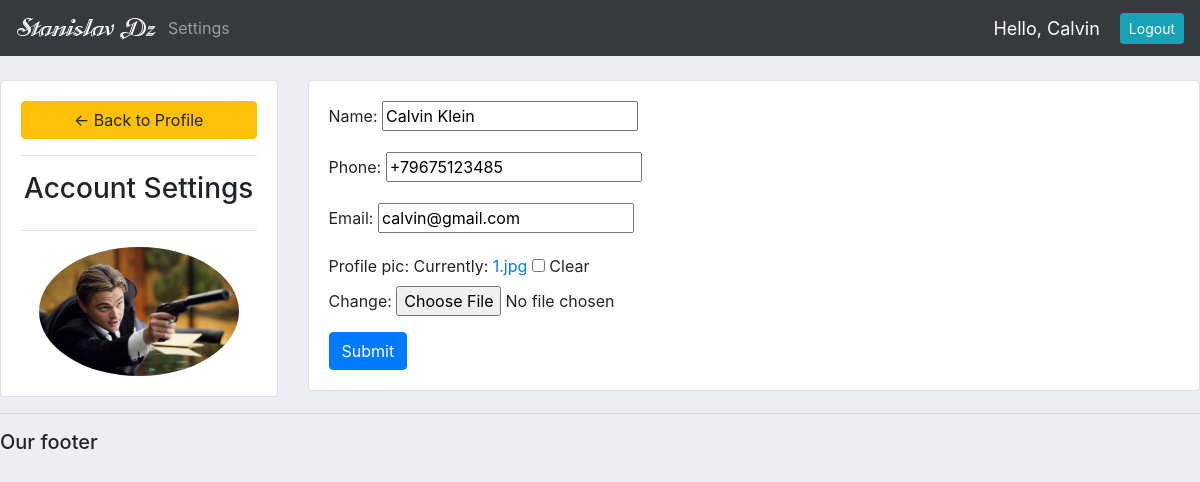
/account/ (signed in), run on the app's committed database.
### accounts/models.py (models this page shows, shortened)
class Customer(models.Model):
    user = models.OneToOneField(User, null=True, blank=True, on_delete=models.CASCADE)
    name = models.CharField(max_length=200, null=True)
    phone = models.CharField(max_length=200, null=True)
    email = models.CharField(max_length=200, null=True)
    profile_pic = models.ImageField(default='profile1.png', null=True, blank=True)
    date_created = models.DateTimeField(auto_now_add=True)

### accounts/decorators.py (the view)
        def wrapper_func(request, *args, **kwargs):
            group = None
            if request.user.groups.exists():
                group = request.user.groups.all()[0].name
            if group in allowed_roles:
                return view_func(request, *args, **kwargs)
            else:
                return HttpResponse('You are not authorized to view this page')

### accounts/forms.py
class CustomerForm(ModelForm):
    class Meta:
        model = Customer
        fields = '__all__'
        exclude = ['user',]

### accounts/views.py (called while the page is built)
@login_required(login_url='login')
@allowed_users(allowed_roles=['customer'])
def accountSettings(request):
    customer = request.user.customer
    form = CustomerForm(instance=customer)
    if request.method == 'POST':
        form = CustomerForm(request.POST, request.FILES, instance=customer)
        if form.is_valid():
            form.save()
    context = {'form': form}
    return render(request, 'accounts/account_settings.html', context)

### accounts/templates/accounts/account_settings.html (shortened to what this page needs)
{%  extends 'accounts/main.html' %}
{% load static %}
{% block content %}
<br>
<div class="row">
	<div class="col-md-3">
		<div class="card card-body">
			<a class="btn btn-warning" href="{% url 'home' %}"> &#8592; Back to Profile</a>
			<hr>
			<h3 style="text-align: center">Account Settings</h3>
			<hr>
			<img class="profile-pic" src="{{request.user.customer.profile_pic.url}}" >
		</div>
	</div>
	<div class="col-md-9">
		<div class="card card-body">
			<form method="POST" action="" enctype="multipart/form-data">
				{{form.as_p}}
			<input class="btn btn-primary" type="submit" name="Update Information">
			</form>
		</div>
	</div>
</div>
{% endblock %}

### accounts/templates/accounts/navbar.html (shortened to what this page needs)
{% load static %}
<nav class="navbar navbar-expand-lg navbar-dark bg-dark">
  <img src="{% static 'images/logo.png' %}">
  <div class="collapse navbar-collapse" id="navbarNav">
    <ul class="navbar-nav">
        {% if request.user.is_staff %}
      <li class="nav-item active">
        <a class="nav-link" href="{% url 'home' %}">Dashboard</a>
      </li>
      <li class="nav-item">
        <a class="nav-link" href="{% url 'products' %}">Products</a>
      </li>
            {% else %}
            <li class="nav-item">
        <a class="nav-link" href="{% url 'account' %}">Settings</a>
      </li>
        {% endif %}
    </ul>
  </div>
    <span class="hello-msg">Hello, {{ request.user }} </span>
    <span><a class="btn btn-sm btn-info" href="{% url 'logout' %}">Logout</a> </span>
</nav>

### static/css/main.css (style rules this page uses)
body { background-color: #ebeff5; }

### accounts/templates/accounts/navbar.html (style rules this page uses)
.hello-msg { font-size: 18px; color: white; margin-right: 20px; }

### accounts/templates/accounts/account_settings.html (style rules this page uses)
.profile-pic { max-width: 200px; max-height:200px; margin: 0 auto; border-radius: 50%; }

### data on the page
Customer: name "Calvin Klein", phone "+79675123485", email "calvin@gmail.com"

### other printed values
{{ request.user }} "Calvin"
